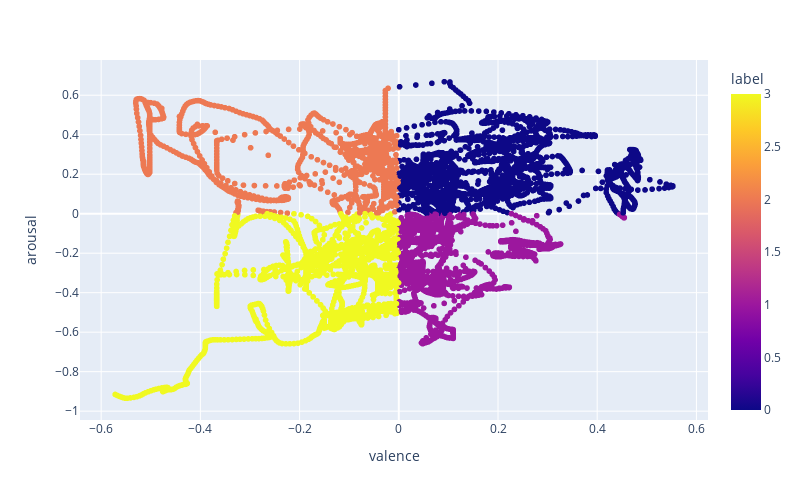

Notebook code for this chart:
### Code cell
# fuzzyfy devel
valence_low = fuzz.interp_membership(valence, valence_negative, devel_df.valence)
valence_high = fuzz.interp_membership(valence, valence_positive, devel_df.valence)

arousal_low = fuzz.interp_membership(arousal, arousal_negative, devel_df.arousal)
arousal_high = fuzz.interp_membership(arousal, arousal_positive, devel_df.arousal)

# Fuzzy rules
rule_elation = np.fmin(valence_high, arousal_high)
rule_relaxed = np.fmin(valence_high, arousal_low)
rule_stress = np.fmin(valence_low, arousal_high)
rule_sad = np.fmin(valence_low, arousal_low)

# Rule set outputs
f = np.zeros((devel_df.shape[0], 9))

f[:, 0] = np.fmin(rule_elation, 1)
f[:, 1] = np.fmin(rule_relaxed, 1)
f[:, 2] = np.fmin(rule_stress, 1)
f[:, 3] = np.fmin(rule_sad, 1)

# Defuzzification
emotion = np.argmax(f, axis=1)

devel_df['label'] = emotion
devel_df['label_txt'] = devel_df['label'].map(emotion_map)


import plotly.express as px

fig = px.scatter(devel_df, x='valence', y='arousal', color='label')
fig.update_layout(width=800, height=500)
fig.show()

### Figure 1 — Plotly figure (JSON) as saved in the notebook; plotly's stock layout.template omitted (floating-point values rounded to 4 significant figures; data arrays with more than 128 entries replaced by an {"elided": "..."} marker saying what was removed)
{"data": [{"hovertemplate": "valence=%{x}<br>arousal=%{y}<br>label=%{marker.color}<extra></extra>", "legendgroup": "", "marker": {"color": {"elided": "7814 int values"}, "coloraxis": "coloraxis", "symbol": "circle"}, "mode": "markers", "name": "", "showlegend": false, "type": "scattergl", "x": {"elided": "7814 float values"}, "xaxis": "x", "y": {"elided": "7814 float values"}, "yaxis": "y"}], "layout": {"coloraxis": {"colorbar": {"title": {"text": "label"}}, "colorscale": [[0, "#0d0887"], [0.1111, "#46039f"], [0.2222, "#7201a8"], [0.3333, "#9c179e"], [0.4444, "#bd3786"], [0.5556, "#d8576b"], [0.6667, "#ed7953"], [0.7778, "#fb9f3a"], [0.8889, "#fdca26"], [1, "#f0f921"]]}, "height": 500, "legend": {"tracegroupgap": 0}, "margin": {"t": 60}, "width": 800, "xaxis": {"anchor": "y", "domain": [0, 1], "title": {"text": "valence"}}, "yaxis": {"anchor": "x", "domain": [0, 1], "title": {"text": "arousal"}}}}
